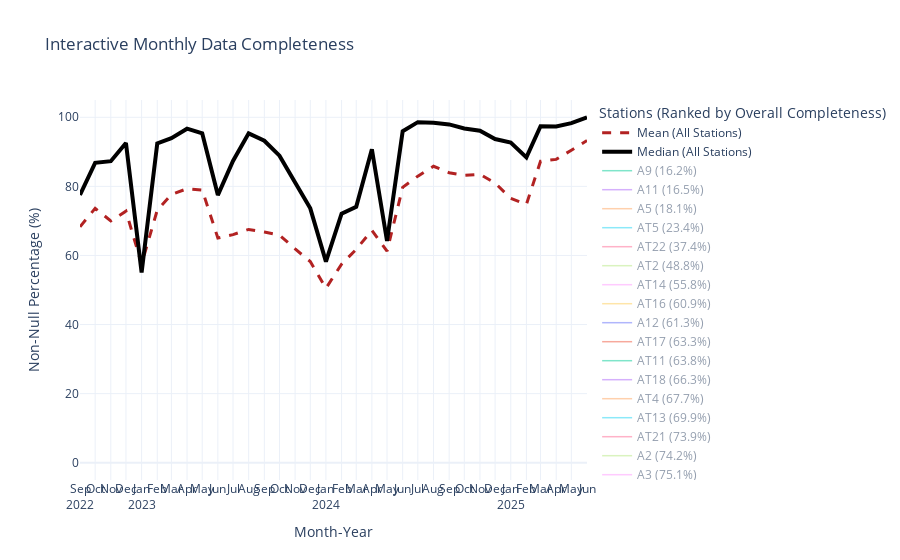

Notebook source saved alongside this figure:
### Code cell
# Plot overall data completeness of stations per month

def plot_completeness(cleaned_data):
    df_processed = cleaned_data.copy()
    unique_stations = all_stations_df[['name', 'id']]

    # Collect overall completeness of each station
    station_overall_completeness = {}
    for _, station_row in unique_stations.iterrows():
        station_name = station_row['name']
        station_id = station_row['id']
        # Determine the parameters this station collects
        params_collected = [p for p in total_params 
                            if p not in missing_params or station_id not in missing_params.get(p, [])]
        # Filter the df for only the current station's data
        station_data = df_processed[df_processed['name'] == station_name]
        total_expected = len(station_data) * len(params_collected)
        # Calculate the total number of non-null measurements
        total_actual = station_data[params_collected].notnull().sum().sum()
        completeness_pct = (total_actual / total_expected) * 100
        station_overall_completeness[station_name] = completeness_pct
    # Convert to a Series and sort it to get the ranked order
    ranked_stations = pd.Series(station_overall_completeness).sort_values()

    # Calculate the monthly percentages of non-null values
    station_expected_counts = {}
    total_param_count = len(total_params)
    for _, station_row in unique_stations.iterrows():
        num_missing = sum(1 for param, missing_ids in missing_params.items() 
                          if param in total_params and station_row['id'] in missing_ids)
        station_expected_counts[station_row['name']] = total_param_count - num_missing
    df_processed['expected_param_count'] = df_processed['name'].map(station_expected_counts)
    df_processed['expected_param_count'] = df_processed['expected_param_count'].fillna(total_param_count)
    non_null_actuals = df_processed[total_params].notnull().sum(axis=1)
    df_processed['non_null_percentage'] = 100 * (non_null_actuals / df_processed['expected_param_count']).replace([np.inf, -np.inf], 0)
    df_processed['month_year'] = df_processed['time'].dt.to_period('M')
    monthly_station_completeness = df_processed.groupby(['month_year', 'name'], observed=True)['non_null_percentage'].mean().reset_index()
    pivot_df = monthly_station_completeness.pivot(index='month_year', columns='name', values='non_null_percentage')
    pivot_df.index = pivot_df.index.astype(str)
    monthly_median = pivot_df.median(axis=1)
    monthly_mean = pivot_df.mean(axis=1)

    # Plot figure
    fig = go.Figure()
    # Add mean and median lines
    fig.add_trace(go.Scatter(
        x=monthly_mean.index, y=monthly_mean.values, name='Mean (All Stations)',
        mode='lines', line=dict(color='firebrick', width=3, dash='dash'), hoverinfo='x+y'
    ))
    fig.add_trace(go.Scatter(
        x=monthly_median.index, y=monthly_median.values, name='Median (All Stations)',
        mode='lines', line=dict(color='black', width=4), hoverinfo='x+y'
    ))
    # Add individual station lines IN RANKED ORDER
    for station_name, overall_pct in ranked_stations.items():
        if station_name in pivot_df.columns:
            fig.add_trace(go.Scatter(
                x=pivot_df.index, y=pivot_df[station_name],
                name=f"{station_name} ({overall_pct:.1f}%)", # New ranked & labeled name
                mode='lines', line=dict(width=1.5),
                visible='legendonly', # Hidden by default
                hoverinfo='x+y+name'
            ))
    # Customize layout
    fig.update_layout(
        title_text='Interactive Monthly Data Completeness',
        xaxis_title='Month-Year',
        yaxis_title='Non-Null Percentage (%)',
        yaxis_range=[-5, 105],
        legend_title_text='Stations (Ranked by Overall Completeness)',
        hovermode='x unified',
        template='plotly_white',
        xaxis=dict(
            dtick="M1",  
            tickformat="%b\n%Y",  
            tickangle=0  
        )
    )
    fig.show()

plot_completeness(cleaned_data)
